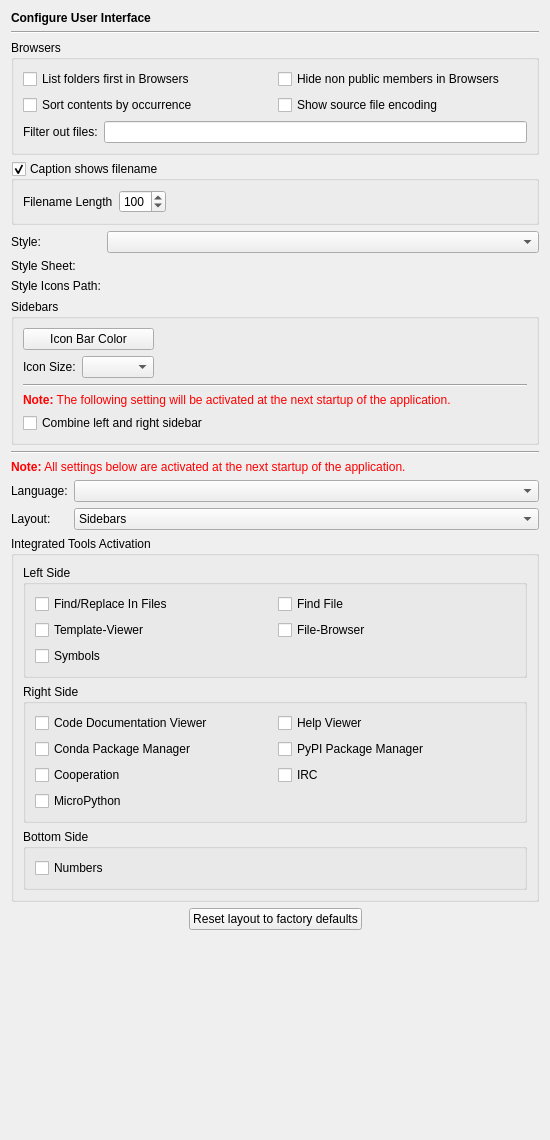
<?xml version="1.0" encoding="UTF-8"?>
<ui version="4.0">
 <class>InterfacePage</class>
 <widget class="QWidget" name="InterfacePage">
  <property name="geometry">
   <rect>
    <x>0</x>
    <y>0</y>
    <width>550</width>
    <height>1140</height>
   </rect>
  </property>
  <layout class="QVBoxLayout" name="verticalLayout_3">
   <item>
    <widget class="QLabel" name="headerLabel">
     <property name="text">
      <string>&lt;b&gt;Configure User Interface&lt;/b&gt;</string>
     </property>
    </widget>
   </item>
   <item>
    <widget class="Line" name="line9">
     <property name="frameShape">
      <enum>QFrame::HLine</enum>
     </property>
     <property name="frameShadow">
      <enum>QFrame::Sunken</enum>
     </property>
     <property name="orientation">
      <enum>Qt::Horizontal</enum>
     </property>
    </widget>
   </item>
   <item>
    <widget class="QGroupBox" name="groupBox_4">
     <property name="title">
      <string>Browsers</string>
     </property>
     <layout class="QGridLayout" name="gridLayout_2">
      <item row="3" column="0" colspan="2">
       <layout class="QHBoxLayout" name="horizontalLayout_2">
        <item>
         <widget class="QLabel" name="label_4">
          <property name="text">
           <string>Filter out files:</string>
          </property>
         </widget>
        </item>
        <item>
         <widget class="QLineEdit" name="fileFiltersEdit">
          <property name="toolTip">
           <string>Enter wildcard file patterns separated by semicolon. Files matching these patterns will not be shown by the file browsers.</string>
          </property>
         </widget>
        </item>
       </layout>
      </item>
      <item row="0" column="0">
       <widget class="QCheckBox" name="uiBrowsersListFoldersFirstCheckBox">
        <property name="toolTip">
         <string>Select, if folders should be listed first in the various browsers</string>
        </property>
        <property name="text">
         <string>List folders first in Browsers</string>
        </property>
       </widget>
      </item>
      <item row="0" column="1">
       <widget class="QCheckBox" name="uiBrowsersHideNonPublicCheckBox">
        <property name="toolTip">
         <string>Select to hide non public classes, methods and attributes in the browsers.</string>
        </property>
        <property name="text">
         <string>Hide non public members in Browsers</string>
        </property>
       </widget>
      </item>
      <item row="1" column="0">
       <widget class="QCheckBox" name="uiBrowsersSortByOccurrenceCheckBox">
        <property name="toolTip">
         <string>Select to sort file contents by occurrence</string>
        </property>
        <property name="text">
         <string>Sort contents by occurrence</string>
        </property>
       </widget>
      </item>
      <item row="1" column="1">
       <widget class="QCheckBox" name="browserShowCodingCheckBox">
        <property name="toolTip">
         <string>Select to show the source code encoding</string>
        </property>
        <property name="text">
         <string>Show source file encoding</string>
        </property>
       </widget>
      </item>
     </layout>
    </widget>
   </item>
   <item>
    <widget class="QGroupBox" name="uiCaptionShowsFilenameGroupBox">
     <property name="focusPolicy">
      <enum>Qt::StrongFocus</enum>
     </property>
     <property name="toolTip">
      <string>Select, if the caption of the main window should show the filename of the current editor</string>
     </property>
     <property name="title">
      <string>Caption shows filename</string>
     </property>
     <property name="checkable">
      <bool>true</bool>
     </property>
     <layout class="QHBoxLayout">
      <item>
       <widget class="QLabel" name="label">
        <property name="text">
         <string>Filename Length</string>
        </property>
       </widget>
      </item>
      <item>
       <widget class="QSpinBox" name="filenameLengthSpinBox">
        <property name="toolTip">
         <string>Enter the number of characters to be shown in the main window title.</string>
        </property>
        <property name="minimum">
         <number>10</number>
        </property>
        <property name="maximum">
         <number>999</number>
        </property>
        <property name="singleStep">
         <number>10</number>
        </property>
        <property name="value">
         <number>100</number>
        </property>
       </widget>
      </item>
      <item>
       <spacer>
        <property name="orientation">
         <enum>Qt::Horizontal</enum>
        </property>
        <property name="sizeHint" stdset="0">
         <size>
          <width>31</width>
          <height>23</height>
         </size>
        </property>
       </spacer>
      </item>
     </layout>
    </widget>
   </item>
   <item>
    <layout class="QGridLayout" name="gridLayout_3">
     <item row="0" column="0">
      <widget class="QLabel" name="label_2">
       <property name="text">
        <string>Style:</string>
       </property>
      </widget>
     </item>
     <item row="0" column="1">
      <widget class="QComboBox" name="styleComboBox">
       <property name="toolTip">
        <string>Select the interface style</string>
       </property>
      </widget>
     </item>
     <item row="1" column="0">
      <widget class="QLabel" name="label_3">
       <property name="text">
        <string>Style Sheet:</string>
       </property>
      </widget>
     </item>
     <item row="1" column="1">
      <widget class="EricPathPicker" name="styleSheetPicker" native="true">
       <property name="sizePolicy">
        <sizepolicy hsizetype="Expanding" vsizetype="Preferred">
         <horstretch>0</horstretch>
         <verstretch>0</verstretch>
        </sizepolicy>
       </property>
       <property name="focusPolicy">
        <enum>Qt::StrongFocus</enum>
       </property>
       <property name="toolTip">
        <string>Enter the path of the style sheet file</string>
       </property>
      </widget>
     </item>
     <item row="2" column="0">
      <widget class="QLabel" name="label_6">
       <property name="text">
        <string>Style Icons Path:</string>
       </property>
      </widget>
     </item>
     <item row="2" column="1">
      <widget class="EricPathPicker" name="styleIconsPathPicker" native="true">
       <property name="sizePolicy">
        <sizepolicy hsizetype="Expanding" vsizetype="Preferred">
         <horstretch>0</horstretch>
         <verstretch>0</verstretch>
        </sizepolicy>
       </property>
       <property name="focusPolicy">
        <enum>Qt::StrongFocus</enum>
       </property>
       <property name="toolTip">
        <string>Enter the path to the icons used within the style sheet (empty for default)</string>
       </property>
      </widget>
     </item>
    </layout>
   </item>
   <item>
    <widget class="QGroupBox" name="groupBox_8">
     <property name="title">
      <string>Sidebars</string>
     </property>
     <layout class="QVBoxLayout" name="verticalLayout_2">
      <item>
       <layout class="QHBoxLayout" name="horizontalLayout">
        <item>
         <layout class="QGridLayout" name="gridLayout_7">
          <item row="0" column="0" colspan="2">
           <widget class="QPushButton" name="iconBarButton">
            <property name="toolTip">
             <string>Select the icon bar background color</string>
            </property>
            <property name="text">
             <string>Icon Bar Color</string>
            </property>
           </widget>
          </item>
          <item row="1" column="0">
           <widget class="QLabel" name="label_5">
            <property name="text">
             <string>Icon Size:</string>
            </property>
           </widget>
          </item>
          <item row="1" column="1">
           <widget class="QComboBox" name="iconSizeComboBox">
            <property name="toolTip">
             <string>Select the icon size</string>
            </property>
           </widget>
          </item>
         </layout>
        </item>
        <item>
         <widget class="QLabel" name="sampleLabel">
          <property name="minimumSize">
           <size>
            <width>50</width>
            <height>50</height>
           </size>
          </property>
          <property name="text">
           <string/>
          </property>
          <property name="alignment">
           <set>Qt::AlignCenter</set>
          </property>
         </widget>
        </item>
        <item>
         <widget class="QLabel" name="highlightedSampleLabel">
          <property name="minimumSize">
           <size>
            <width>50</width>
            <height>50</height>
           </size>
          </property>
          <property name="text">
           <string/>
          </property>
          <property name="alignment">
           <set>Qt::AlignCenter</set>
          </property>
         </widget>
        </item>
        <item>
         <spacer name="horizontalSpacer_2">
          <property name="orientation">
           <enum>Qt::Horizontal</enum>
          </property>
          <property name="sizeHint" stdset="0">
           <size>
            <width>396</width>
            <height>20</height>
           </size>
          </property>
         </spacer>
        </item>
       </layout>
      </item>
      <item>
       <widget class="Line" name="line9_3">
        <property name="frameShape">
         <enum>QFrame::HLine</enum>
        </property>
        <property name="frameShadow">
         <enum>QFrame::Sunken</enum>
        </property>
        <property name="orientation">
         <enum>Qt::Horizontal</enum>
        </property>
       </widget>
      </item>
      <item>
       <widget class="QLabel" name="TextLabel1_2_2_3">
        <property name="text">
         <string>&lt;font color=&quot;#FF0000&quot;&gt;&lt;b&gt;Note:&lt;/b&gt; The following setting will be activated at the next startup of the application.&lt;/font&gt;</string>
        </property>
       </widget>
      </item>
      <item>
       <widget class="QCheckBox" name="combinedLeftRightSidebarCheckBox">
        <property name="toolTip">
         <string>Select to combine the left and right sidebar</string>
        </property>
        <property name="text">
         <string>Combine left and right sidebar</string>
        </property>
       </widget>
      </item>
     </layout>
    </widget>
   </item>
   <item>
    <widget class="Line" name="line9_2">
     <property name="frameShape">
      <enum>QFrame::HLine</enum>
     </property>
     <property name="frameShadow">
      <enum>QFrame::Sunken</enum>
     </property>
     <property name="orientation">
      <enum>Qt::Horizontal</enum>
     </property>
    </widget>
   </item>
   <item>
    <widget class="QLabel" name="TextLabel1_2_2_2">
     <property name="text">
      <string>&lt;font color=&quot;#FF0000&quot;&gt;&lt;b&gt;Note:&lt;/b&gt; All settings below are activated at the next startup of the application.&lt;/font&gt;</string>
     </property>
    </widget>
   </item>
   <item>
    <layout class="QGridLayout" name="gridLayout">
     <item row="1" column="1">
      <widget class="QComboBox" name="layoutComboBox">
       <property name="sizePolicy">
        <sizepolicy hsizetype="Expanding" vsizetype="Fixed">
         <horstretch>0</horstretch>
         <verstretch>0</verstretch>
        </sizepolicy>
       </property>
       <property name="toolTip">
        <string>Select the layout type.</string>
       </property>
       <item>
        <property name="text">
         <string>Sidebars</string>
        </property>
       </item>
       <item>
        <property name="text">
         <string>Toolboxes</string>
        </property>
       </item>
      </widget>
     </item>
     <item row="0" column="1">
      <widget class="QComboBox" name="languageComboBox">
       <property name="sizePolicy">
        <sizepolicy hsizetype="Expanding" vsizetype="Fixed">
         <horstretch>0</horstretch>
         <verstretch>0</verstretch>
        </sizepolicy>
       </property>
       <property name="toolTip">
        <string>Select the interface language.</string>
       </property>
       <property name="whatsThis">
        <string>The interface language can be selected from this list. If &quot;system&quot; is selected, the interface language is determined by the system. The selection of &quot;none&quot; means, that the default language will be used.</string>
       </property>
      </widget>
     </item>
     <item row="0" column="0">
      <widget class="QLabel" name="languageLabel">
       <property name="sizePolicy">
        <sizepolicy hsizetype="Fixed" vsizetype="Preferred">
         <horstretch>0</horstretch>
         <verstretch>0</verstretch>
        </sizepolicy>
       </property>
       <property name="text">
        <string>Language:</string>
       </property>
       <property name="buddy">
        <cstring>languageComboBox</cstring>
       </property>
      </widget>
     </item>
     <item row="1" column="0">
      <widget class="QLabel" name="layoutLabel">
       <property name="text">
        <string>Layout:</string>
       </property>
      </widget>
     </item>
    </layout>
   </item>
   <item>
    <widget class="QGroupBox" name="groupBox_3">
     <property name="title">
      <string>Integrated Tools Activation</string>
     </property>
     <layout class="QVBoxLayout" name="verticalLayout">
      <item>
       <widget class="QGroupBox" name="groupBox_10">
        <property name="title">
         <string>Left Side</string>
        </property>
        <layout class="QGridLayout" name="gridLayout_5">
         <item row="2" column="0">
          <widget class="QCheckBox" name="symbolsCheckBox">
           <property name="toolTip">
            <string>Select to activate the Symbols widget</string>
           </property>
           <property name="text">
            <string>Symbols</string>
           </property>
          </widget>
         </item>
         <item row="1" column="0">
          <widget class="QCheckBox" name="templateViewerCheckBox">
           <property name="toolTip">
            <string>Select to activate the Template viewer</string>
           </property>
           <property name="text">
            <string>Template-Viewer</string>
           </property>
          </widget>
         </item>
         <item row="1" column="1">
          <widget class="QCheckBox" name="fileBrowserCheckBox">
           <property name="toolTip">
            <string>Select to activate the File-Browser widget</string>
           </property>
           <property name="text">
            <string>File-Browser</string>
           </property>
          </widget>
         </item>
         <item row="0" column="0">
          <widget class="QCheckBox" name="findReplaceCheckBox">
           <property name="toolTip">
            <string>Select to activate the embedded Find/Replace In Files tool.</string>
           </property>
           <property name="text">
            <string>Find/Replace In Files</string>
           </property>
          </widget>
         </item>
         <item row="0" column="1">
          <widget class="QCheckBox" name="findLocationCheckBox">
           <property name="toolTip">
            <string>Select to activate the embedded Find File tool.</string>
           </property>
           <property name="text">
            <string>Find File</string>
           </property>
          </widget>
         </item>
        </layout>
       </widget>
      </item>
      <item>
       <widget class="QGroupBox" name="leftRightGroupBox">
        <property name="title">
         <string>Right Side</string>
        </property>
        <layout class="QGridLayout" name="gridLayout_4">
         <item row="0" column="0">
          <widget class="QCheckBox" name="codeDocumentationViewerCheckBox">
           <property name="toolTip">
            <string>Select to activate the Code Documentation Viewer</string>
           </property>
           <property name="text">
            <string>Code Documentation Viewer</string>
           </property>
          </widget>
         </item>
         <item row="0" column="1">
          <widget class="QCheckBox" name="helpViewerCheckBox">
           <property name="toolTip">
            <string>Select to activate the Help Viewer widget</string>
           </property>
           <property name="text">
            <string>Help Viewer</string>
           </property>
          </widget>
         </item>
         <item row="1" column="0">
          <widget class="QCheckBox" name="condaCheckBox">
           <property name="toolTip">
            <string>Select to activate the conda package manager widget</string>
           </property>
           <property name="text">
            <string>Conda Package Manager</string>
           </property>
          </widget>
         </item>
         <item row="1" column="1">
          <widget class="QCheckBox" name="pypiCheckBox">
           <property name="toolTip">
            <string>Select to activate the PyPI package manager widget</string>
           </property>
           <property name="text">
            <string>PyPI Package Manager</string>
           </property>
          </widget>
         </item>
         <item row="2" column="0">
          <widget class="QCheckBox" name="cooperationCheckBox">
           <property name="toolTip">
            <string>Select to activate the Cooperation widget</string>
           </property>
           <property name="text">
            <string>Cooperation</string>
           </property>
          </widget>
         </item>
         <item row="2" column="1">
          <widget class="QCheckBox" name="ircCheckBox">
           <property name="toolTip">
            <string>Select to activate the IRC widget</string>
           </property>
           <property name="text">
            <string>IRC</string>
           </property>
          </widget>
         </item>
         <item row="3" column="0">
          <widget class="QCheckBox" name="microPythonCheckBox">
           <property name="toolTip">
            <string>Select to activate the MicroPython widget</string>
           </property>
           <property name="text">
            <string>MicroPython</string>
           </property>
          </widget>
         </item>
        </layout>
       </widget>
      </item>
      <item>
       <widget class="QGroupBox" name="groupBox_11">
        <property name="title">
         <string>Bottom Side</string>
        </property>
        <layout class="QGridLayout" name="gridLayout_6">
         <item row="0" column="0">
          <widget class="QCheckBox" name="numbersCheckBox">
           <property name="toolTip">
            <string>Select to activate the Numbers widget</string>
           </property>
           <property name="text">
            <string>Numbers</string>
           </property>
          </widget>
         </item>
        </layout>
       </widget>
      </item>
     </layout>
    </widget>
   </item>
   <item>
    <layout class="QHBoxLayout" name="horizontalLayout_3">
     <item>
      <spacer name="horizontalSpacer">
       <property name="orientation">
        <enum>Qt::Horizontal</enum>
       </property>
       <property name="sizeHint" stdset="0">
        <size>
         <width>40</width>
         <height>20</height>
        </size>
       </property>
      </spacer>
     </item>
     <item>
      <widget class="QPushButton" name="resetLayoutButton">
       <property name="text">
        <string>Reset layout to factory defaults</string>
       </property>
      </widget>
     </item>
     <item>
      <spacer name="horizontalSpacer_3">
       <property name="orientation">
        <enum>Qt::Horizontal</enum>
       </property>
       <property name="sizeHint" stdset="0">
        <size>
         <width>40</width>
         <height>20</height>
        </size>
       </property>
      </spacer>
     </item>
    </layout>
   </item>
   <item>
    <spacer name="verticalSpacer">
     <property name="orientation">
      <enum>Qt::Vertical</enum>
     </property>
     <property name="sizeHint" stdset="0">
      <size>
       <width>20</width>
       <height>0</height>
      </size>
     </property>
    </spacer>
   </item>
  </layout>
 </widget>
 <customwidgets>
  <customwidget>
   <class>EricPathPicker</class>
   <extends>QWidget</extends>
   <header>EricWidgets/EricPathPicker.h</header>
   <container>1</container>
  </customwidget>
 </customwidgets>
 <tabstops>
  <tabstop>uiBrowsersListFoldersFirstCheckBox</tabstop>
  <tabstop>uiBrowsersHideNonPublicCheckBox</tabstop>
  <tabstop>uiBrowsersSortByOccurrenceCheckBox</tabstop>
  <tabstop>browserShowCodingCheckBox</tabstop>
  <tabstop>fileFiltersEdit</tabstop>
  <tabstop>uiCaptionShowsFilenameGroupBox</tabstop>
  <tabstop>filenameLengthSpinBox</tabstop>
  <tabstop>styleComboBox</tabstop>
  <tabstop>styleSheetPicker</tabstop>
  <tabstop>styleIconsPathPicker</tabstop>
  <tabstop>iconBarButton</tabstop>
  <tabstop>iconSizeComboBox</tabstop>
  <tabstop>combinedLeftRightSidebarCheckBox</tabstop>
  <tabstop>languageComboBox</tabstop>
  <tabstop>layoutComboBox</tabstop>
  <tabstop>findReplaceCheckBox</tabstop>
  <tabstop>findLocationCheckBox</tabstop>
  <tabstop>templateViewerCheckBox</tabstop>
  <tabstop>fileBrowserCheckBox</tabstop>
  <tabstop>symbolsCheckBox</tabstop>
  <tabstop>codeDocumentationViewerCheckBox</tabstop>
  <tabstop>helpViewerCheckBox</tabstop>
  <tabstop>condaCheckBox</tabstop>
  <tabstop>pypiCheckBox</tabstop>
  <tabstop>cooperationCheckBox</tabstop>
  <tabstop>ircCheckBox</tabstop>
  <tabstop>microPythonCheckBox</tabstop>
  <tabstop>numbersCheckBox</tabstop>
  <tabstop>resetLayoutButton</tabstop>
 </tabstops>
 <resources/>
 <connections/>
</ui>
